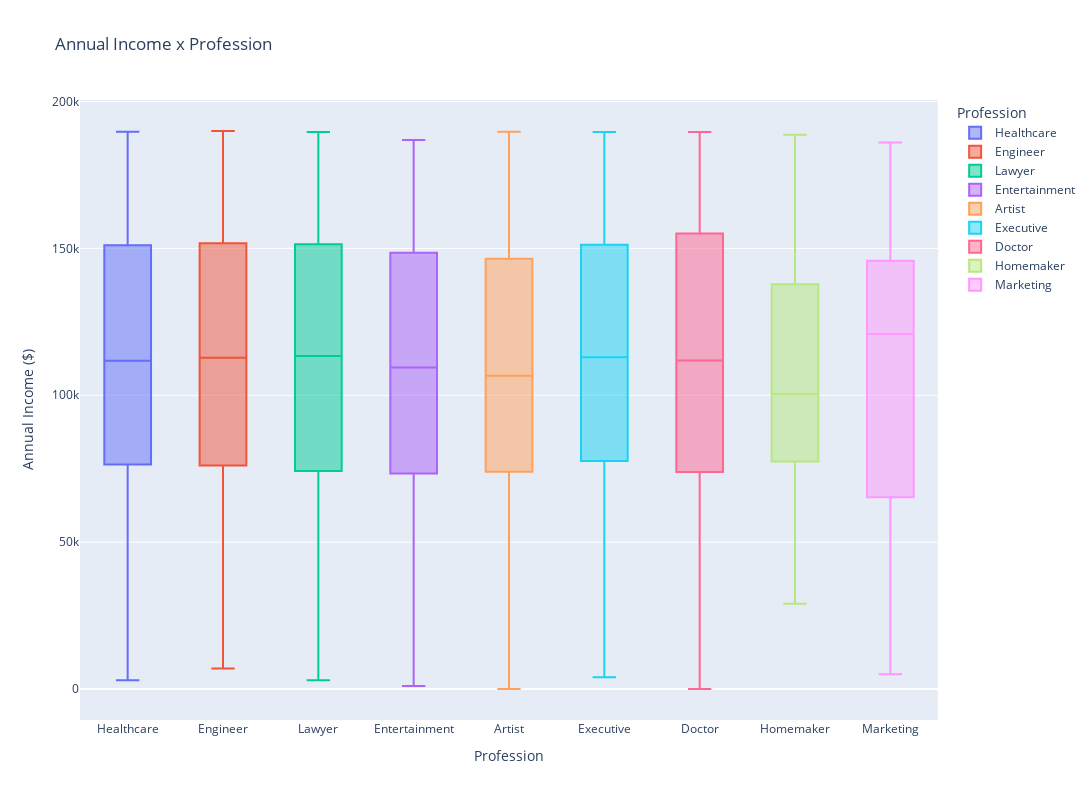

The notebook cell this image was saved under:
### Code cell
fig = px.box(df, x="Profession", y="Annual Income ($)", color="Profession", title="Annual Income x Profession", width=1200, height=800)

fig.show()

### Figure 1 — Plotly figure (JSON) as saved in the notebook; plotly's stock layout.template omitted (floating-point values rounded to 4 significant figures; data arrays with more than 128 entries replaced by an {"elided": "..."} marker saying what was removed)
{"data": [{"alignmentgroup": "True", "hovertemplate": "Profession=%{x}<br>Annual Income ($)=%{y}<extra></extra>", "legendgroup": "Healthcare", "marker": {"color": "#636efa"}, "name": "Healthcare", "notched": false, "offsetgroup": "Healthcare", "orientation": "v", "showlegend": true, "type": "box", "x": {"elided": "339 str values"}, "x0": " ", "xaxis": "x", "y": {"elided": "339 int values"}, "y0": " ", "yaxis": "y"}, {"alignmentgroup": "True", "hovertemplate": "Profession=%{x}<br>Annual Income ($)=%{y}<extra></extra>", "legendgroup": "Engineer", "marker": {"color": "#EF553B"}, "name": "Engineer", "notched": false, "offsetgroup": "Engineer", "orientation": "v", "showlegend": true, "type": "box", "x": {"elided": "179 str values"}, "x0": " ", "xaxis": "x", "y": {"elided": "179 int values"}, "y0": " ", "yaxis": "y"}, {"alignmentgroup": "True", "hovertemplate": "Profession=%{x}<br>Annual Income ($)=%{y}<extra></extra>", "legendgroup": "Lawyer", "marker": {"color": "#00cc96"}, "name": "Lawyer", "notched": false, "offsetgroup": "Lawyer", "orientation": "v", "showlegend": true, "type": "box", "x": {"elided": "142 str values"}, "x0": " ", "xaxis": "x", "y": {"elided": "142 int values"}, "y0": " ", "yaxis": "y"}, {"alignmentgroup": "True", "hovertemplate": "Profession=%{x}<br>Annual Income ($)=%{y}<extra></extra>", "legendgroup": "Entertainment", "marker": {"color": "#ab63fa"}, "name": "Entertainment", "notched": false, "offsetgroup": "Entertainment", "orientation": "v", "showlegend": true, "type": "box", "x": {"elided": "234 str values"}, "x0": " ", "xaxis": "x", "y": {"elided": "234 int values"}, "y0": " ", "yaxis": "y"}, {"alignmentgroup": "True", "hovertemplate": "Profession=%{x}<br>Annual Income ($)=%{y}<extra></extra>", "legendgroup": "Artist", "marker": {"color": "#FFA15A"}, "name": "Artist", "notched": false, "offsetgroup": "Artist", "orientation": "v", "showlegend": true, "type": "box", "x": {"elided": "647 str values"}, "x0": " ", "xaxis": "x", "y": {"elided": "647 int values"}, "y0": " ", "yaxis": "y"}, {"alignmentgroup": "True", "hovertemplate": "Profession=%{x}<br>Annual Income ($)=%{y}<extra></extra>", "legendgroup": "Executive", "marker": {"color": "#19d3f3"}, "name": "Executive", "notched": false, "offsetgroup": "Executive", "orientation": "v", "showlegend": true, "type": "box", "x": {"elided": "153 str values"}, "x0": " ", "xaxis": "x", "y": {"elided": "153 int values"}, "y0": " ", "yaxis": "y"}, {"alignmentgroup": "True", "hovertemplate": "Profession=%{x}<br>Annual Income ($)=%{y}<extra></extra>", "legendgroup": "Doctor", "marker": {"color": "#FF6692"}, "name": "Doctor", "notched": false, "offsetgroup": "Doctor", "orientation": "v", "showlegend": true, "type": "box", "x": {"elided": "161 str values"}, "x0": " ", "xaxis": "x", "y": {"elided": "161 int values"}, "y0": " ", "yaxis": "y"}, {"alignmentgroup": "True", "hovertemplate": "Profession=%{x}<br>Annual Income ($)=%{y}<extra></extra>", "legendgroup": "Homemaker", "marker": {"color": "#B6E880"}, "name": "Homemaker", "notched": false, "offsetgroup": "Homemaker", "orientation": "v", "showlegend": true, "type": "box", "x": ["Homemaker", "Homemaker", "Homemaker", "Homemaker", "Homemaker", "Homemaker", "Homemaker", "Homemaker", "Homemaker", "Homemaker", "Homemaker", "Homemaker", "Homemaker", "Homemaker", "Homemaker", "Homemaker", "Homemaker", "Homemaker", "Homemaker", "Homemaker", "Homemaker", "Homemaker", "Homemaker", "Homemaker", "Homemaker", "Homemaker", "Homemaker", "Homemaker", "Homemaker", "Homemaker", "Homemaker", "Homemaker", "Homemaker", "Homemaker", "Homemaker", "Homemaker", "Homemaker", "Homemaker", "Homemaker", "Homemaker", "Homemaker", "Homemaker", "Homemaker", "Homemaker", "Homemaker", "Homemaker", "Homemaker", "Homemaker", "Homemaker", "Homemaker", "Homemaker", "Homemaker", "Homemaker", "Homemaker", "Homemaker", "Homemaker", "Homemaker", "Homemaker", "Homemaker", "Homemaker"], "x0": " ", "xaxis": "x", "y": [29000, 96000, 62000, 97000, 49000, 43000, 79000, 83000, 73000, 79000, 132046, 115811, 70419, 166492, 98463, 58283, 84547, 59971, 99300, 148607, 141336, 115184, 84793, 150765, 75853, 185900, 167214, 120215, 168898, 69988, 87975, 112146, 122707, 126543, 167226, 145720, 127911, 179546, 128917, 72889, 181108, 81802, 145520, 56492, 123246, 188696, 118621, 64484, 97705, 53812, 95734, 92135, 168723, 101474, 156339, 85540, 110195, 69654, 124359, 134213], "y0": " ", "yaxis": "y"}, {"alignmentgroup": "True", "hovertemplate": "Profession=%{x}<br>Annual Income ($)=%{y}<extra></extra>", "legendgroup": "Marketing", "marker": {"color": "#FF97FF"}, "name": "Marketing", "notched": false, "offsetgroup": "Marketing", "orientation": "v", "showlegend": true, "type": "box", "x": ["Marketing", "Marketing", "Marketing", "Marketing", "Marketing", "Marketing", "Marketing", "Marketing", "Marketing", "Marketing", "Marketing", "Marketing", "Marketing", "Marketing", "Marketing", "Marketing", "Marketing", "Marketing", "Marketing", "Marketing", "Marketing", "Marketing", "Marketing", "Marketing", "Marketing", "Marketing", "Marketing", "Marketing", "Marketing", "Marketing", "Marketing", "Marketing", "Marketing", "Marketing", "Marketing", "Marketing", "Marketing", "Marketing", "Marketing", "Marketing", "Marketing", "Marketing", "Marketing", "Marketing", "Marketing", "Marketing", "Marketing", "Marketing", "Marketing", "Marketing", "Marketing", "Marketing", "Marketing", "Marketing", "Marketing", "Marketing", "Marketing", "Marketing", "Marketing", "Marketing", "Marketing", "Marketing", "Marketing", "Marketing", "Marketing", "Marketing", "Marketing", "Marketing", "Marketing", "Marketing", "Marketing", "Marketing", "Marketing", "Marketing", "Marketing", "Marketing", "Marketing", "Marketing", "Marketing", "Marketing", "Marketing", "Marketing", "Marketing", "Marketing", "Marketing"], "x0": " ", "xaxis": "x", "y": [18000, 24000, 46000, 22000, 26000, 10000, 12000, 33000, 85000, 5000, 180243, 182937, 151085, 184324, 59099, 53500, 53231, 62186, 58127, 139592, 136037, 112818, 103356, 174890, 134263, 79526, 59163, 186069, 64310, 63557, 143910, 82333, 133822, 116759, 166697, 155151, 73642, 167411, 146118, 65528, 88192, 172601, 146011, 87365, 146221, 178217, 122712, 156793, 76888, 104512, 138087, 145704, 153821, 144176, 124256, 55690, 145934, 81702, 75685, 128642, 94629, 100964, 97081, 92247, 169299, 124550, 120899, 72415, 133850, 133214, 132374, 134748, 64756, 106709, 140107, 126263, 65483, 156574, 126228, 138482, 53552, 133587, 181026, 55395, 181183], "y0": " ", "yaxis": "y"}], "layout": {"boxmode": "overlay", "height": 800, "legend": {"title": {"text": "Profession"}, "tracegroupgap": 0}, "title": {"text": "Annual Income x Profession"}, "width": 1200, "xaxis": {"anchor": "y", "categoryarray": ["Healthcare", "Engineer", "Lawyer", "Entertainment", "Artist", "Executive", "Doctor", "Homemaker", "Marketing"], "categoryorder": "array", "domain": [0, 1], "title": {"text": "Profession"}}, "yaxis": {"anchor": "x", "domain": [0, 1], "title": {"text": "Annual Income ($)"}}}}
